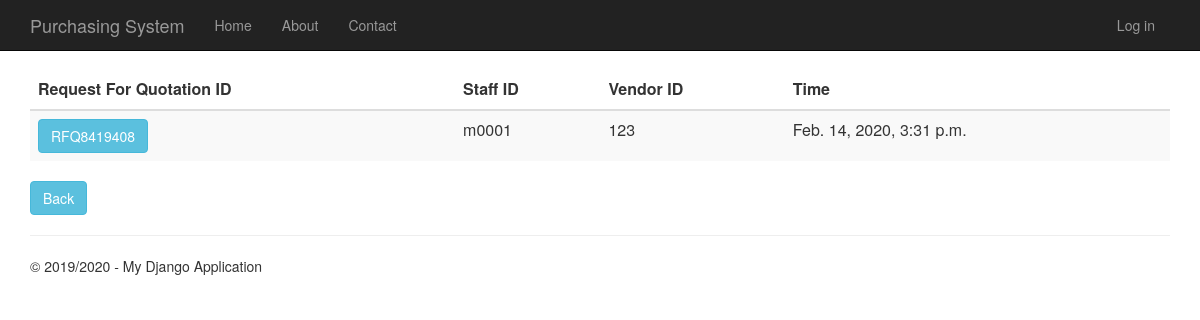
Before: /requestforquotationhistory with the older database file.
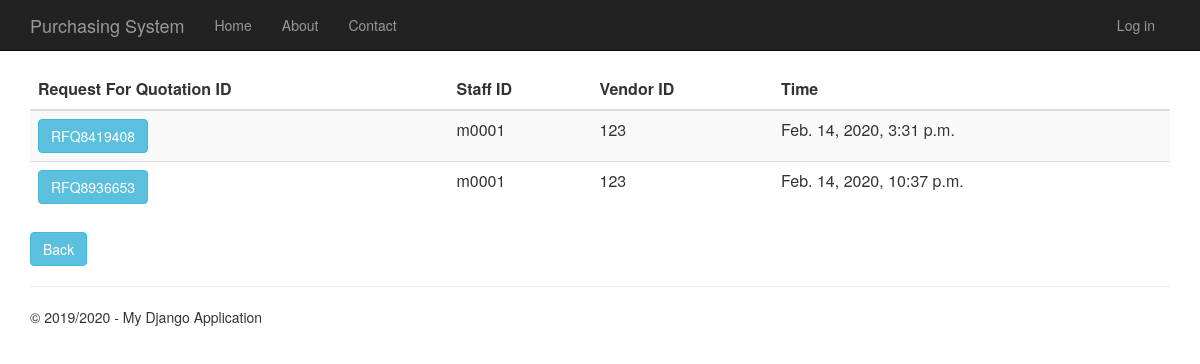
After: the same page with the newer database file.
### RequestForQuotation/models.py (models this page shows)
class RequestForQuotation(models.Model):
    request_for_quotation_id = models.CharField(primary_key=True, max_length=10)
    time_created = models.DateTimeField()
    description = models.TextField(null=True,default=None, blank=True)
    total_price = models.DecimalField(max_digits=10, decimal_places=2, default=Decimal('0.00'))
    person_id = models.ForeignKey(Person, on_delete = models.CASCADE)
    vendor_id = models.ForeignKey(Vendor, on_delete = models.CASCADE)
    purchase_requisition_id = models.ForeignKey(PurchaseRequisition, on_delete = models.CASCADE)
    def __str__(self):
        return str(self.request_for_quotation_id)

### app/models.py (models this page shows, shortened)
class Person(models.Model):
    user_id = models.OneToOneField(User)
    person_id = models.CharField(primary_key=True, max_length=10)
    person_name = models.TextField()
    person_address = models.TextField()
    person_phone_number = models.TextField()
    person_role = models.TextField(default = 'EMPLOYEE')

class Vendor(models.Model):
    vendor_id = models.CharField(primary_key=True, max_length=10)
    vendor_name = models.TextField()
    vendor_phone_number = models.TextField()
    vendor_address = models.TextField()
    vendor_email = models.TextField()
    def __str__(self):
        return str(self.vendor_id)

### RequestForQuotation/views.py (the view)
# urls.py: url(r'^requestforquotationhistory', RequestForQuotation.views.requestforquotationhistory, name="request_of_quotation_history"),
def requestforquotationhistory(request):
        request_for_quotations = RequestForQuotation.objects.all()
        print(request_for_quotations)
        context = {
            'title':'Request For Quotation History',
            'rows':request_for_quotations,
            'year':'2019/2020'
            }
        return render(request,'RequestForQuotation/requestforquotationhistory.html',context)

### RequestForQuotation/templates/RequestForQuotation/requestforquotationhistory.html
﻿{% extends "app/layout.html" %}
{% block content %}
<div class="purchaseorderhistory margintop">
    <form action="requestforquotationhistorydetails" method="GET">
        <table class="table table-striped margintop">
          <thead>
            <tr>
              <th scope="col">Request For Quotation ID</th>
              <th scope="col">Staff ID</th>
              <th scope="col">Vendor ID</th>
              <th scope="col">Time</th>
            </tr>
          </thead>
          <tbody>
              {% for r in rows %}
            <tr>
                 <td><button type="submit" name="rfq_id" value="{{r.request_for_quotation_id}}" class="btn btn-info" >{{r.request_for_quotation_id}}</button></td>
                 <td>{{r.person_id.person_id}}</td>
                 <td>{{r.vendor_id}}</td>
                 <td>{{r.time_created}}</td>
            </tr>
              {% endfor %}
          </tbody>
        </table>
    </form>
       <form action="menu">
        <div class="margintop">
            <button type="submit" class="btn btn-info" >Back</button>
        </div>
    </form>
</div>
{% endblock %}

Changed rows visible on the page:
added RequestForQuotation: request_for_quotation_id "RFQ8936653", person_id.person_id "m0001", vendor_id "123", time_created "Feb. 14, 2020, 10:37 p.m."
